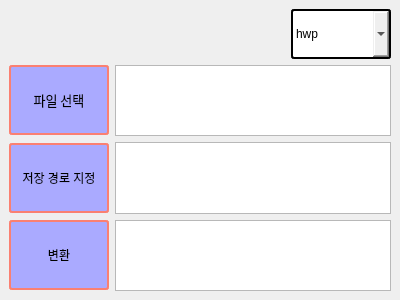
<?xml version="1.0" encoding="UTF-8"?>
<ui version="4.0">
 <class>MainWindow</class>
 <widget class="QMainWindow" name="MainWindow">
  <property name="geometry">
   <rect>
    <x>0</x>
    <y>0</y>
    <width>400</width>
    <height>300</height>
   </rect>
  </property>
  <property name="windowTitle">
   <string>MainWindow</string>
  </property>
  <widget class="QWidget" name="centralwidget">
   <layout class="QGridLayout" name="gridLayout">
    <item row="0" column="0" colspan="2">
     <layout class="QHBoxLayout" name="horizontalLayout">
      <item>
       <spacer name="horizontalSpacer">
        <property name="orientation">
         <enum>Qt::Horizontal</enum>
        </property>
        <property name="sizeHint" stdset="0">
         <size>
          <width>248</width>
          <height>20</height>
         </size>
        </property>
       </spacer>
      </item>
      <item>
       <widget class="QComboBox" name="Select_File_type_2">
        <property name="sizePolicy">
         <sizepolicy hsizetype="Preferred" vsizetype="Fixed">
          <horstretch>0</horstretch>
          <verstretch>0</verstretch>
         </sizepolicy>
        </property>
        <property name="minimumSize">
         <size>
          <width>100</width>
          <height>50</height>
         </size>
        </property>
        <property name="maximumSize">
         <size>
          <width>100</width>
          <height>50</height>
         </size>
        </property>
        <property name="styleSheet">
         <string notr="true">border-style: solid;
border-width: 2px;
border-radius: 3px
</string>
        </property>
        <item>
         <property name="text">
          <string>hwp</string>
         </property>
        </item>
        <item>
         <property name="text">
          <string>excel</string>
         </property>
        </item>
        <item>
         <property name="text">
          <string>img</string>
         </property>
        </item>
        <item>
         <property name="text">
          <string>word</string>
         </property>
        </item>
        <item>
         <property name="text">
          <string>ppt</string>
         </property>
        </item>
       </widget>
      </item>
     </layout>
    </item>
    <item row="1" column="0">
     <widget class="QPushButton" name="File_Select">
      <property name="minimumSize">
       <size>
        <width>100</width>
        <height>70</height>
       </size>
      </property>
      <property name="maximumSize">
       <size>
        <width>100</width>
        <height>70</height>
       </size>
      </property>
      <property name="font">
       <font>
        <family>한컴 고딕</family>
        <pointsize>10</pointsize>
        <weight>9</weight>
        <italic>false</italic>
        <bold>false</bold>
       </font>
      </property>
      <property name="styleSheet">
       <string notr="true">border-style: solid;
background-color: rgb(170, 170, 255);
border-width: 2px;
font: 75 10pt &quot;한컴 고딕&quot;;
border-color: #FA8072;
border-radius: 3px</string>
      </property>
      <property name="text">
       <string>파일 선택</string>
      </property>
     </widget>
    </item>
    <item row="1" column="1">
     <widget class="QTextBrowser" name="show_selected_Files">
      <property name="minimumSize">
       <size>
        <width>250</width>
        <height>70</height>
       </size>
      </property>
      <property name="maximumSize">
       <size>
        <width>16777215</width>
        <height>16777215</height>
       </size>
      </property>
     </widget>
    </item>
    <item row="2" column="0">
     <widget class="QPushButton" name="select_save_place">
      <property name="minimumSize">
       <size>
        <width>100</width>
        <height>70</height>
       </size>
      </property>
      <property name="maximumSize">
       <size>
        <width>100</width>
        <height>70</height>
       </size>
      </property>
      <property name="font">
       <font>
        <weight>50</weight>
        <bold>false</bold>
       </font>
      </property>
      <property name="styleSheet">
       <string notr="true">border-style: solid;
background-color: rgb(170, 170, 255);
border-width: 2px;
border-color: #FA8072;
border-radius: 3px</string>
      </property>
      <property name="text">
       <string>저장 경로 지정</string>
      </property>
     </widget>
    </item>
    <item row="2" column="1">
     <widget class="QTextBrowser" name="show_save_place">
      <property name="minimumSize">
       <size>
        <width>250</width>
        <height>70</height>
       </size>
      </property>
      <property name="maximumSize">
       <size>
        <width>16777215</width>
        <height>16777215</height>
       </size>
      </property>
     </widget>
    </item>
    <item row="3" column="0">
     <widget class="QPushButton" name="change_File">
      <property name="minimumSize">
       <size>
        <width>100</width>
        <height>70</height>
       </size>
      </property>
      <property name="maximumSize">
       <size>
        <width>100</width>
        <height>70</height>
       </size>
      </property>
      <property name="font">
       <font>
        <weight>50</weight>
        <bold>false</bold>
       </font>
      </property>
      <property name="styleSheet">
       <string notr="true">border-style: solid;
background-color: rgb(170, 170, 255);
border-width: 2px;
border-color: #FA8072;
border-radius: 3px</string>
      </property>
      <property name="text">
       <string>변환</string>
      </property>
     </widget>
    </item>
    <item row="3" column="1">
     <widget class="QTextBrowser" name="show_result">
      <property name="minimumSize">
       <size>
        <width>250</width>
        <height>70</height>
       </size>
      </property>
      <property name="maximumSize">
       <size>
        <width>16777215</width>
        <height>16777215</height>
       </size>
      </property>
     </widget>
    </item>
   </layout>
  </widget>
 </widget>
 <resources/>
 <connections/>
</ui>
